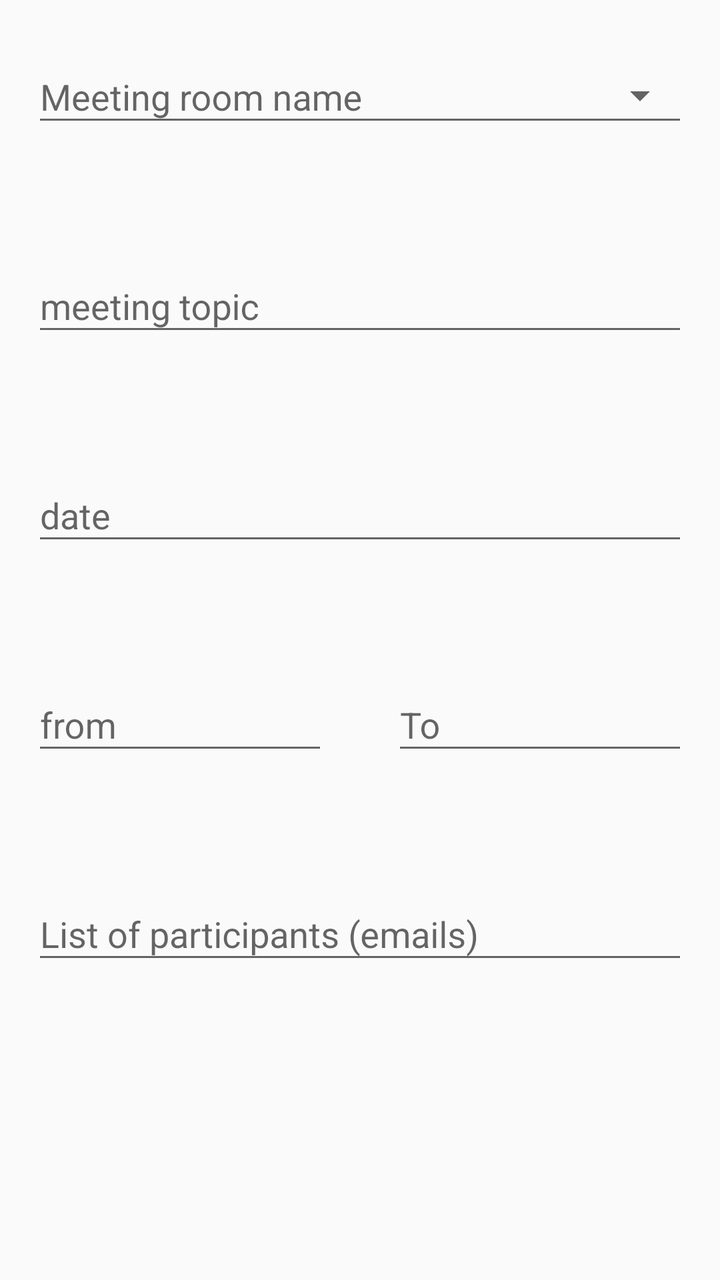
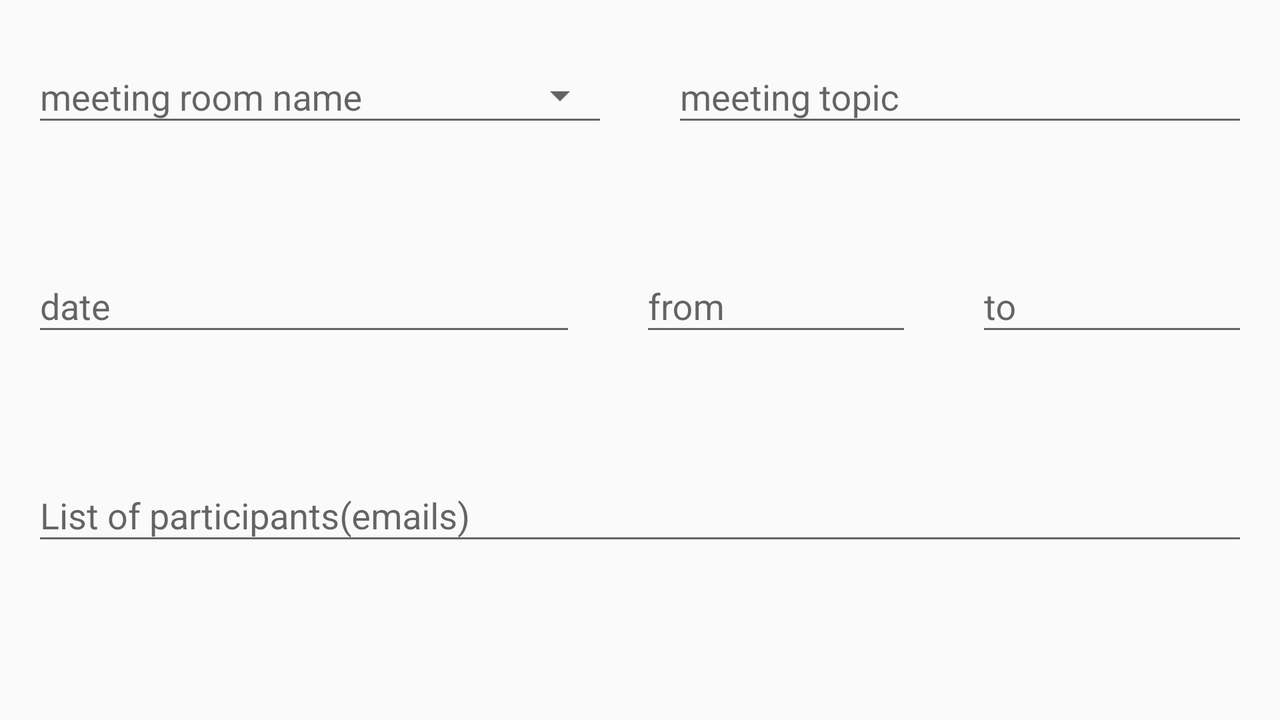

The same Android screen from two of the app's own layout files: first res/layout/ as a phone draws it, then the repository's variant for another configuration, drawn on a device whose configuration selects that folder. Both files follow.
<!-- AndroidManifest.xml: application theme AppTheme -->
<!-- res/layout/activity_add_meeting.xml -->
<?xml version="1.0" encoding="utf-8"?>
<ScrollView xmlns:android="http://schemas.android.com/apk/res/android"
    xmlns:app="http://schemas.android.com/apk/res-auto"
    xmlns:tools="http://schemas.android.com/tools"
    android:layout_width="match_parent"
    android:layout_height="match_parent">

<LinearLayout
    android:layout_width="match_parent"
    android:layout_height="wrap_content"
    tools:context=".ui.AddMeetingActivity"
    android:orientation="vertical">

    <com.google.android.material.textfield.TextInputLayout
    android:id="@+id/room_name_layout"
    android:layout_width="match_parent"
    android:layout_height="wrap_content"
    android:layout_margin="16dp"
    app:errorEnabled="true">

    <AutoCompleteTextView
        android:layout_width="match_parent"
        android:layout_height="wrap_content"
        android:id="@+id/room_name"
        android:hint="@string/meeting_room_name"
        android:inputType="text"
        android:cursorVisible="false"
        android:textSize="18sp"
        style="@style/Widget.AppCompat.Spinner.Underlined"/>

</com.google.android.material.textfield.TextInputLayout>

    <com.google.android.material.textfield.TextInputLayout
    android:id="@+id/topic_layout"
    android:layout_width="match_parent"
    android:layout_height="wrap_content"
    android:layout_margin="16dp"
    app:errorEnabled="true">

    <com.google.android.material.textfield.TextInputEditText
        android:layout_width="match_parent"
        android:layout_height="wrap_content"
        android:id="@+id/topic"
        android:hint="meeting topic"
        android:inputType="text" />

</com.google.android.material.textfield.TextInputLayout>

    <com.google.android.material.textfield.TextInputLayout
        android:id="@+id/date_layout"
        android:layout_width="match_parent"
        android:layout_height="wrap_content"
        android:layout_margin="16dp"
        app:errorEnabled="true">

        <com.google.android.material.textfield.TextInputEditText
            android:layout_width="match_parent"
            android:layout_height="wrap_content"
            android:id="@+id/date"
            android:hint="date"
            android:inputType="date"
            android:cursorVisible="false"
            android:clickable="false"
            android:focusable="false"/>

    </com.google.android.material.textfield.TextInputLayout>

    <LinearLayout
        android:layout_width="match_parent"
        android:layout_height="wrap_content"
        android:baselineAligned="false"
        android:orientation="horizontal">

        <com.google.android.material.textfield.TextInputLayout
            android:layout_width="match_parent"
            android:layout_height="wrap_content"
            android:id="@+id/from_layout"
            android:layout_margin="16dp"
            android:layout_weight="1"
            app:errorEnabled="true">

            <com.google.android.material.textfield.TextInputEditText
                android:layout_width="match_parent"
                android:layout_height="wrap_content"
                android:id="@+id/from"
                android:hint="from"
                android:inputType="time"
                android:cursorVisible="false"
                android:clickable="false"
                android:focusable="false"/>

        </com.google.android.material.textfield.TextInputLayout>

        <com.google.android.material.textfield.TextInputLayout
            android:layout_width="match_parent"
            android:layout_height="wrap_content"
            android:id="@+id/to_layout"
            android:layout_margin="16dp"
            android:layout_weight="1"
            app:errorEnabled="true">

            <com.google.android.material.textfield.TextInputEditText
                android:layout_width="match_parent"
                android:layout_height="wrap_content"
                android:id="@+id/to"
                android:hint="To"
                android:inputType="time"
                android:cursorVisible="false"
                android:clickable="false"
                android:focusable="false" />

        </com.google.android.material.textfield.TextInputLayout>

    </LinearLayout>

    <com.google.android.material.textfield.TextInputLayout
        android:layout_width="match_parent"
        android:layout_height="wrap_content"
        android:id="@+id/participants"
        android:layout_margin="16dp"
        app:errorEnabled="true">

        <com.google.android.material.textfield.TextInputEditText
            android:layout_width="match_parent"
            android:layout_height="wrap_content"
            android:id="@+id/emails"
            android:hint="List of participants (emails)"
            android:inputType="textEmailAddress" />

        <com.google.android.material.chip.ChipGroup
            android:layout_width="match_parent"
            android:layout_height="wrap_content"
            android:id="@+id/emails_group"
            android:layout_marginTop="8dp" />

    </com.google.android.material.textfield.TextInputLayout>


</LinearLayout>

</ScrollView>
<!-- resources referenced by this layout -->
<resources>
  <string name="meeting_room_name">Meeting room name</string>
  <style name="AppTheme" parent="Theme.MaterialComponents.Light.Bridge">
          
          <item name="colorPrimary">@color/colorPrimary</item>
          <item name="colorPrimaryDark">@color/colorPrimaryDark</item>
          <item name="colorAccent">@color/colorAccent</item>
      </style>
  <color name="colorPrimary">#6200EE</color>
  <color name="colorPrimaryDark">#3700B3</color>
  <color name="colorAccent">#03DAC5</color>
</resources>
<!-- res/layout-land/activity_add_meeting.xml (the repository's variant of the layout above) -->
<!-- drawn on the phone turned sideways -->
<?xml version="1.0" encoding="utf-8"?>
<ScrollView
    xmlns:android="http://schemas.android.com/apk/res/android"
    xmlns:app="http://schemas.android.com/apk/res-auto"
    xmlns:tools="http://schemas.android.com/tools"
    android:layout_width="match_parent"
    android:layout_height="match_parent" >

    <LinearLayout
        android:layout_width="match_parent"
        android:layout_height="wrap_content"
        tools:context=".ui.AddMeetingActivity"
        android:orientation="vertical" >

        <LinearLayout
            android:layout_width="match_parent"
            android:layout_height="wrap_content"
            android:baselineAligned="false"
            android:orientation="horizontal">

            <com.google.android.material.textfield.TextInputLayout
                android:layout_width="match_parent"
                android:layout_height="wrap_content"
                android:id="@+id/room_name_layout"
                android:layout_weight="1"
                android:layout_margin="16dp"
                app:errorEnabled="true" >

                <AutoCompleteTextView
                    android:layout_width="match_parent"
                    android:layout_height="wrap_content"
                    android:hint="meeting room name"
                    android:id="@+id/room_name"
                    android:inputType="text"
                    android:cursorVisible="false"
                    android:textSize="@dimen/text_view_spinner_size"
                    style="@style/Widget.AppCompat.Spinner.Underlined" />

            </com.google.android.material.textfield.TextInputLayout>

            <com.google.android.material.textfield.TextInputLayout
                android:layout_width="match_parent"
                android:layout_height="wrap_content"
                android:id="@+id/topic_layout"
                android:layout_margin="@dimen/text_input_layout_margin"
                android:layout_weight="1"
                app:errorEnabled="true" >

                <com.google.android.material.textfield.TextInputEditText
                    android:layout_width="match_parent"
                    android:layout_height="wrap_content"
                    android:id="@+id/topic"
                    android:hint="meeting topic"
                    android:inputType="text" />

            </com.google.android.material.textfield.TextInputLayout>

        </LinearLayout>

        <LinearLayout
            android:layout_width="match_parent"
            android:layout_height="wrap_content"
            android:baselineAligned="false"
            android:orientation="horizontal">

            <com.google.android.material.textfield.TextInputLayout
                android:layout_width="0dp"
                android:layout_height="wrap_content"
                android:id="@+id/date_layout"
                android:layout_margin="@dimen/text_input_layout_margin"
                android:layout_weight="2"
                app:errorEnabled="true">

                <com.google.android.material.textfield.TextInputEditText
                    android:layout_width="match_parent"
                    android:layout_height="wrap_content"
                    android:id="@+id/date"
                    android:hint="date"
                    android:inputType="date"
                    android:cursorVisible="false"
                    android:clickable="false"
                    android:focusable="false"/>

            </com.google.android.material.textfield.TextInputLayout>

            <com.google.android.material.textfield.TextInputLayout
                android:layout_width="0dp"
                android:layout_height="wrap_content"
                android:id="@+id/from_layout"
                android:layout_margin="@dimen/text_input_layout_margin"
                android:layout_weight="1"
                app:errorEnabled="true">

                <com.google.android.material.textfield.TextInputEditText
                    android:layout_width="match_parent"
                    android:layout_height="wrap_content"
                    android:id="@+id/from"
                    android:hint="from"
                    android:inputType="time"
                    android:cursorVisible="false"
                    android:clickable="false"
                    android:focusable="false" />

            </com.google.android.material.textfield.TextInputLayout>

            <com.google.android.material.textfield.TextInputLayout
                android:layout_width="0dp"
                android:layout_height="wrap_content"
                android:id="@+id/to_layout"
                android:layout_margin="@dimen/text_input_layout_margin"
                android:layout_weight="1"
                app:errorEnabled="true">

                <com.google.android.material.textfield.TextInputEditText
                    android:layout_width="match_parent"
                    android:layout_height="wrap_content"
                    android:id="@+id/to"
                    android:hint="to"
                    android:inputType="time"
                    android:cursorVisible="false"
                    android:clickable="false"
                    android:focusable="false" />

            </com.google.android.material.textfield.TextInputLayout>

        </LinearLayout>

        <com.google.android.material.textfield.TextInputLayout
            android:layout_width="match_parent"
            android:layout_height="wrap_content"
            android:id="@+id/participants"
            android:layout_margin="@dimen/text_input_layout_margin"
            app:errorEnabled="true">

            <com.google.android.material.textfield.TextInputEditText
                android:layout_width="match_parent"
                android:layout_height="wrap_content"
                android:hint="List of participants(emails)"
                android:id="@+id/emails"
                android:inputType="textEmailAddress" />

            <com.google.android.material.chip.ChipGroup
                android:layout_width="match_parent"
                android:layout_height="wrap_content"
                android:id="@+id/emails_group"
                android:layout_marginTop="@dimen/chip_group_top_margin" />

        </com.google.android.material.textfield.TextInputLayout>

    </LinearLayout>
</ScrollView>
<!-- resources referenced by the variant -->
<!-- as the phone turned sideways resolves them -->
<resources>
  <dimen name="chip_group_top_margin">8dp</dimen>
  <dimen name="text_input_layout_margin">16dp</dimen>
  <dimen name="text_view_spinner_size">18sp</dimen>
  <style name="AppTheme" parent="Theme.MaterialComponents.Light.Bridge">
          
          <item name="colorPrimary">@color/colorPrimary</item>
          <item name="colorPrimaryDark">@color/colorPrimaryDark</item>
          <item name="colorAccent">@color/colorAccent</item>
      </style>
  <color name="colorPrimary">#6200EE</color>
  <color name="colorPrimaryDark">#3700B3</color>
  <color name="colorAccent">#03DAC5</color>
</resources>
